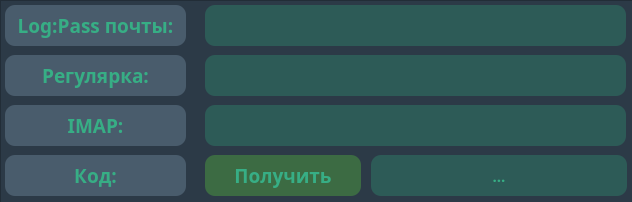
<?xml version="1.0" encoding="UTF-8"?>
<ui version="4.0">
 <class>MainWindow</class>
 <widget class="QMainWindow" name="MainWindow">
  <property name="geometry">
   <rect>
    <x>0</x>
    <y>0</y>
    <width>632</width>
    <height>202</height>
   </rect>
  </property>
  <property name="sizePolicy">
   <sizepolicy hsizetype="Fixed" vsizetype="Fixed">
    <horstretch>0</horstretch>
    <verstretch>0</verstretch>
   </sizepolicy>
  </property>
  <property name="minimumSize">
   <size>
    <width>632</width>
    <height>202</height>
   </size>
  </property>
  <property name="maximumSize">
   <size>
    <width>632</width>
    <height>202</height>
   </size>
  </property>
  <property name="windowTitle">
   <string>Get latest Mail</string>
  </property>
  <widget class="QWidget" name="centralwidget">
   <widget class="QFrame" name="frame">
    <property name="geometry">
     <rect>
      <x>0</x>
      <y>0</y>
      <width>661</width>
      <height>206</height>
     </rect>
    </property>
    <property name="styleSheet">
     <string notr="true">background-color: rgb(44, 58, 71);</string>
    </property>
    <property name="frameShape">
     <enum>QFrame::StyledPanel</enum>
    </property>
    <property name="frameShadow">
     <enum>QFrame::Raised</enum>
    </property>
    <widget class="QLabel" name="label_3">
     <property name="geometry">
      <rect>
       <x>5</x>
       <y>5</y>
       <width>181</width>
       <height>41</height>
      </rect>
     </property>
     <property name="font">
      <font>
       <family>Segoe UI Variable Small Semibol</family>
       <pointsize>11</pointsize>
       <weight>75</weight>
       <bold>true</bold>
      </font>
     </property>
     <property name="autoFillBackground">
      <bool>false</bool>
     </property>
     <property name="styleSheet">
      <string notr="true">background-color:rgb(73, 92, 108);
color: #37ae85;
border-radius: 10px;</string>
     </property>
     <property name="text">
      <string>&lt;html&gt;&lt;head/&gt;&lt;body&gt;&lt;p&gt;&lt;span style=&quot; font-size:14pt;&quot;&gt;Log:Pass почты:&lt;/span&gt;&lt;/p&gt;&lt;/body&gt;&lt;/html&gt;</string>
     </property>
     <property name="alignment">
      <set>Qt::AlignCenter</set>
     </property>
     <property name="indent">
      <number>0</number>
     </property>
    </widget>
    <widget class="QLineEdit" name="Textline_mail">
     <property name="geometry">
      <rect>
       <x>205</x>
       <y>5</y>
       <width>421</width>
       <height>41</height>
      </rect>
     </property>
     <property name="font">
      <font>
       <family>Segoe UI Variable Small Semibol</family>
       <pointsize>11</pointsize>
       <weight>75</weight>
       <bold>true</bold>
      </font>
     </property>
     <property name="styleSheet">
      <string notr="true">background-color: #2d5b57; 
color: #37ae85;
border-radius: 10px;
padding-left: 2px;
padding-right: 2px;</string>
     </property>
     <property name="text">
      <string/>
     </property>
     <property name="alignment">
      <set>Qt::AlignCenter</set>
     </property>
    </widget>
    <widget class="QLabel" name="label_4">
     <property name="geometry">
      <rect>
       <x>5</x>
       <y>55</y>
       <width>181</width>
       <height>41</height>
      </rect>
     </property>
     <property name="font">
      <font>
       <family>Segoe UI Variable Small Semibol</family>
       <pointsize>11</pointsize>
       <weight>75</weight>
       <bold>true</bold>
      </font>
     </property>
     <property name="autoFillBackground">
      <bool>false</bool>
     </property>
     <property name="styleSheet">
      <string notr="true">background-color:rgb(73, 92, 108);
color: #37ae85;
border-radius: 10px;</string>
     </property>
     <property name="text">
      <string>&lt;html&gt;&lt;head/&gt;&lt;body&gt;&lt;p&gt;&lt;span style=&quot; font-size:14pt;&quot;&gt;Регулярка:&lt;/span&gt;&lt;/p&gt;&lt;/body&gt;&lt;/html&gt;</string>
     </property>
     <property name="alignment">
      <set>Qt::AlignCenter</set>
     </property>
     <property name="indent">
      <number>0</number>
     </property>
    </widget>
    <widget class="QLineEdit" name="Textline_regular">
     <property name="geometry">
      <rect>
       <x>205</x>
       <y>55</y>
       <width>421</width>
       <height>41</height>
      </rect>
     </property>
     <property name="font">
      <font>
       <family>Segoe UI Variable Small Semibol</family>
       <pointsize>11</pointsize>
       <weight>75</weight>
       <bold>true</bold>
      </font>
     </property>
     <property name="styleSheet">
      <string notr="true">background-color: #2d5b57; 
color: #37ae85;
border-radius: 10px;
padding-left: 2px;
padding-right: 2px;</string>
     </property>
     <property name="text">
      <string/>
     </property>
     <property name="alignment">
      <set>Qt::AlignCenter</set>
     </property>
    </widget>
    <widget class="QLabel" name="label_5">
     <property name="geometry">
      <rect>
       <x>5</x>
       <y>155</y>
       <width>181</width>
       <height>41</height>
      </rect>
     </property>
     <property name="font">
      <font>
       <family>Segoe UI Variable Small Semibol</family>
       <pointsize>11</pointsize>
       <weight>75</weight>
       <bold>true</bold>
      </font>
     </property>
     <property name="autoFillBackground">
      <bool>false</bool>
     </property>
     <property name="styleSheet">
      <string notr="true">background-color:rgb(73, 92, 108);
color: #37ae85;
border-radius: 10px;</string>
     </property>
     <property name="text">
      <string>&lt;html&gt;&lt;head/&gt;&lt;body&gt;&lt;p&gt;&lt;span style=&quot; font-size:14pt;&quot;&gt;Код:&lt;/span&gt;&lt;/p&gt;&lt;/body&gt;&lt;/html&gt;</string>
     </property>
     <property name="alignment">
      <set>Qt::AlignCenter</set>
     </property>
     <property name="indent">
      <number>0</number>
     </property>
    </widget>
    <widget class="QPushButton" name="Pushbutton">
     <property name="geometry">
      <rect>
       <x>205</x>
       <y>155</y>
       <width>156</width>
       <height>41</height>
      </rect>
     </property>
     <property name="font">
      <font>
       <family>Segoe UI Variable Small Semibol</family>
       <pointsize>14</pointsize>
       <weight>75</weight>
       <bold>true</bold>
       <underline>false</underline>
      </font>
     </property>
     <property name="cursor">
      <cursorShape>PointingHandCursor</cursorShape>
     </property>
     <property name="styleSheet">
      <string notr="true">QPushButton {
	background-color: rgb(60, 107, 67);
    color: #37ae85;
	border-radius: 10px;
}
QPushButton:pressed {
	background-color: rgb(47, 68, 44);
	color: rgb(205, 205, 205);
	border-style: outset;
	border-radius: 10px;
}</string>
     </property>
     <property name="text">
      <string>Получить</string>
     </property>
    </widget>
    <widget class="QLineEdit" name="Textline_imap">
     <property name="geometry">
      <rect>
       <x>205</x>
       <y>105</y>
       <width>421</width>
       <height>41</height>
      </rect>
     </property>
     <property name="font">
      <font>
       <family>Segoe UI Variable Small Semibol</family>
       <pointsize>11</pointsize>
       <weight>75</weight>
       <bold>true</bold>
      </font>
     </property>
     <property name="styleSheet">
      <string notr="true">background-color: #2d5b57; 
color: #37ae85;
border-radius: 10px;
padding-left: 2px;
padding-right: 2px;</string>
     </property>
     <property name="text">
      <string/>
     </property>
     <property name="alignment">
      <set>Qt::AlignCenter</set>
     </property>
    </widget>
    <widget class="QLabel" name="label_6">
     <property name="geometry">
      <rect>
       <x>5</x>
       <y>105</y>
       <width>181</width>
       <height>41</height>
      </rect>
     </property>
     <property name="font">
      <font>
       <family>Segoe UI Variable Small Semibol</family>
       <pointsize>11</pointsize>
       <weight>75</weight>
       <bold>true</bold>
      </font>
     </property>
     <property name="autoFillBackground">
      <bool>false</bool>
     </property>
     <property name="styleSheet">
      <string notr="true">background-color:rgb(73, 92, 108);
color: #37ae85;
border-radius: 10px;</string>
     </property>
     <property name="text">
      <string>&lt;html&gt;&lt;head/&gt;&lt;body&gt;&lt;p&gt;&lt;span style=&quot; font-size:14pt;&quot;&gt;IMAP:&lt;/span&gt;&lt;/p&gt;&lt;/body&gt;&lt;/html&gt;</string>
     </property>
     <property name="alignment">
      <set>Qt::AlignCenter</set>
     </property>
     <property name="indent">
      <number>0</number>
     </property>
    </widget>
    <widget class="QPushButton" name="Textline_code">
     <property name="geometry">
      <rect>
       <x>371</x>
       <y>155</y>
       <width>256</width>
       <height>41</height>
      </rect>
     </property>
     <property name="font">
      <font>
       <family>Segoe UI Variable Small Semibol</family>
       <pointsize>11</pointsize>
       <weight>75</weight>
       <bold>true</bold>
      </font>
     </property>
     <property name="styleSheet">
      <string notr="true">background-color: #2d5b57; 
color: #37ae85;
border-radius: 10px;
padding-left: 2px;
padding-right: 2px;</string>
     </property>
     <property name="text">
      <string>...</string>
     </property>
    </widget>
   </widget>
  </widget>
 </widget>
 <resources/>
 <connections/>
</ui>
